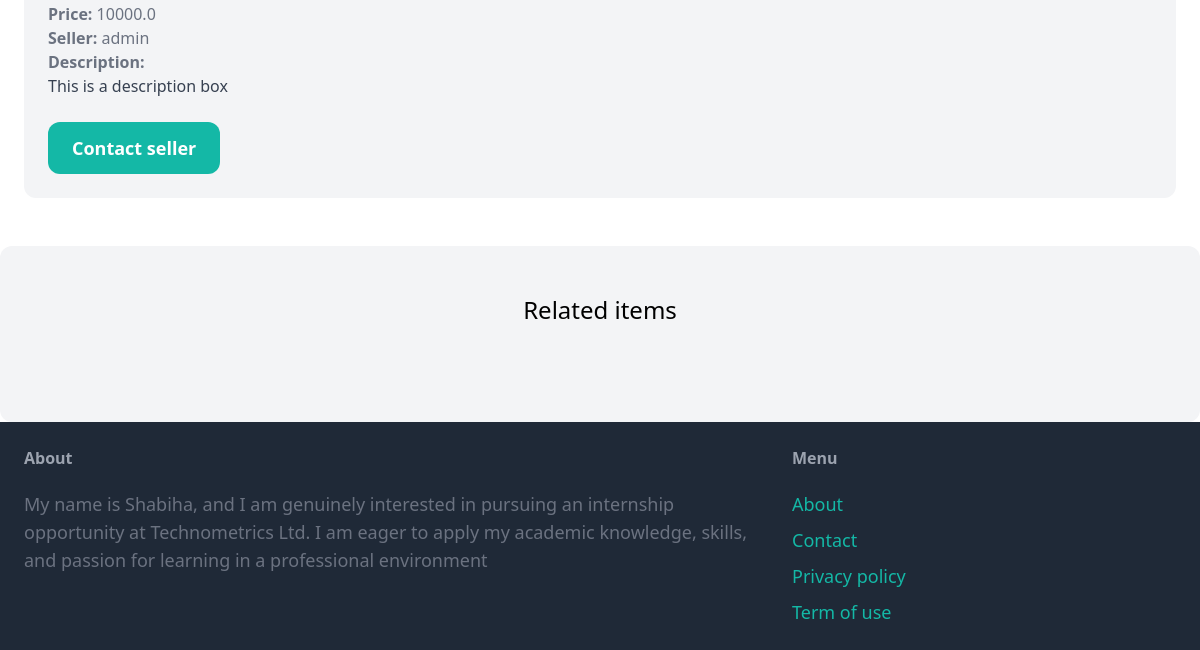
/items/1/ (lower part), run on an earlier commit of the app's database.
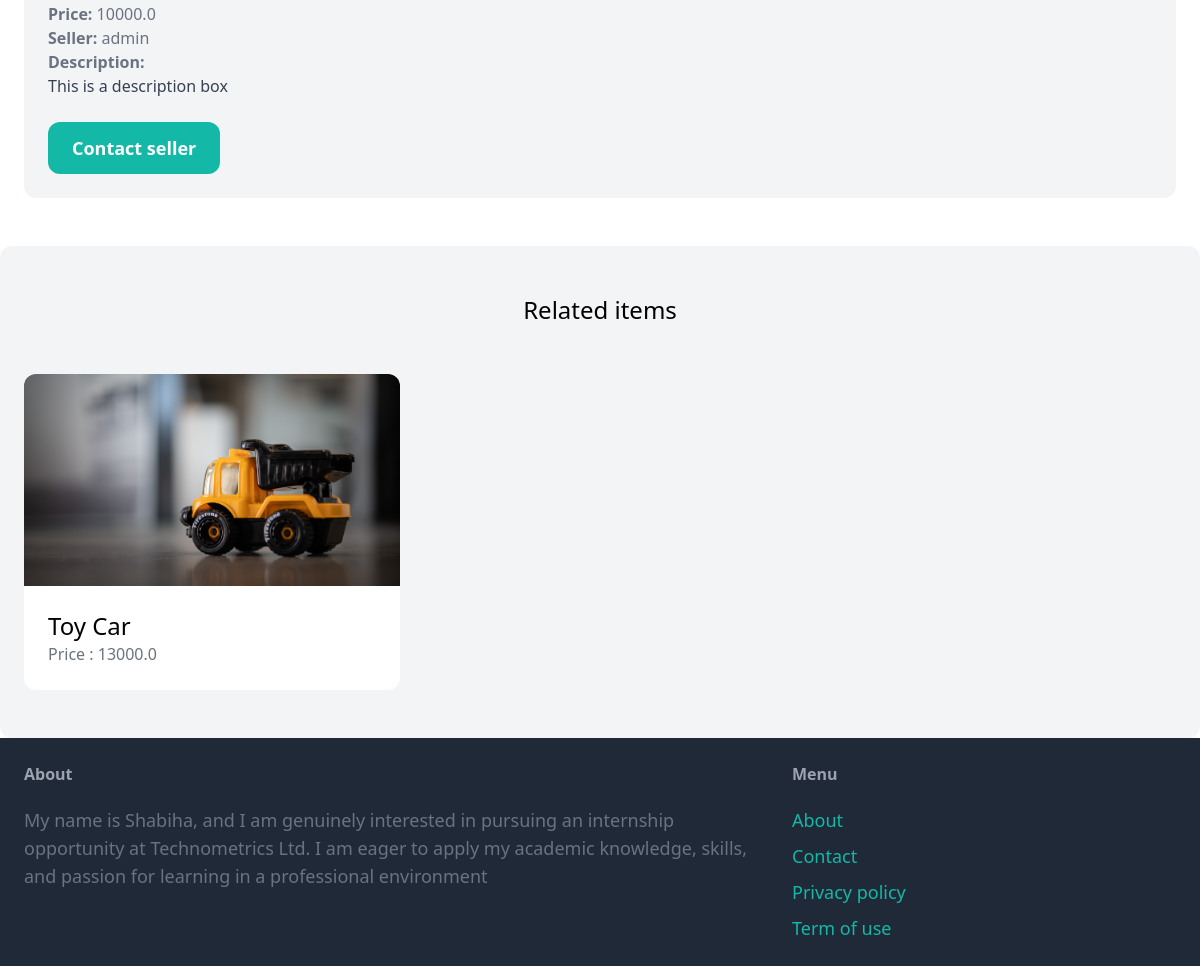
And on a later commit of the database.
### item/models.py (models this page shows, shortened)
class Item(models.Model):
    category = models.ForeignKey(Category, related_name='items', on_delete=models.CASCADE)
    name = models.CharField(max_length=255)
    description = models.TextField(blank=True, null=True)
    price = models.FloatField()
    image = models.ImageField(upload_to='item_images', blank=True, null=True)
    is_sold = models.BooleanField(default=False)
    created_by = models.ForeignKey(User, related_name='items', on_delete=models.CASCADE)
    created_at = models.DateTimeField(auto_now_add=True)

### item/views.py (the view)
# urls.py: path('<int:pk>/', views.detail, name='detail'),
def detail(request, pk):
    item = get_object_or_404(Item, pk=pk)
    related_items = Item.objects.filter(category=item.category, is_sold=False).exclude(pk=pk)[0:3]
    return render(request, 'item/detail.html', {
        'item': item,
        'related_items': related_items
    })

### item/templates/item/detail.html (shortened to what this page needs)
{% extends 'core/base.html' %}
{% block content %}
<div class="col-span-2 p-6 bg-gray-100 rounded-xl">
  <p class="text-gray-500"><strong>Price: </strong>{{ item.price }}</p>
  <p class="text-gray-500"><strong>Seller: </strong>{{ item.created_by.username }}</p>
  {% if item.description %}
  <p class="text-gray-700">
    <strong class="text-gray-500">Description:</strong><br>
    {{ item.description }}
  </p>
  {% endif %}
  <a href="#" class="inline-block mt-6 px-6 py-3 text-lg font-semibold bg-teal-500 text-white rounded-xl hover:bg-teal-700">Contact seller</a>
</div>
</div>
<div class="mt-6 px-6 py-12 bg-gray-100 rounded-xl">
    <h2 class="mb-12 text-2xl text-center">Related items</h2>
    <div class="grid grid-cols-3 gap-3">
      {%for item in related_items %}
      <div>
        <a href="{% url 'item:detail' item.id %}">
          <div>
            <img src="{{ item.image.url }}" class="rounded-t-xl" />
          </div>
          <div class="p-6 bg-white rounded-b-xl">
            <h2 class="text-2xl">{{ item.name}}</h2>
            <p class="text-gray-500">Price : {{ item.price }}</p>
          </div>
        </a>
      </div>
      {% endfor%}
    </div>
  </div>
{% endblock %}

What changed in the data, as far as the page shows it:
added Item: image (picture), name "Toy Car", price "13000.0"
